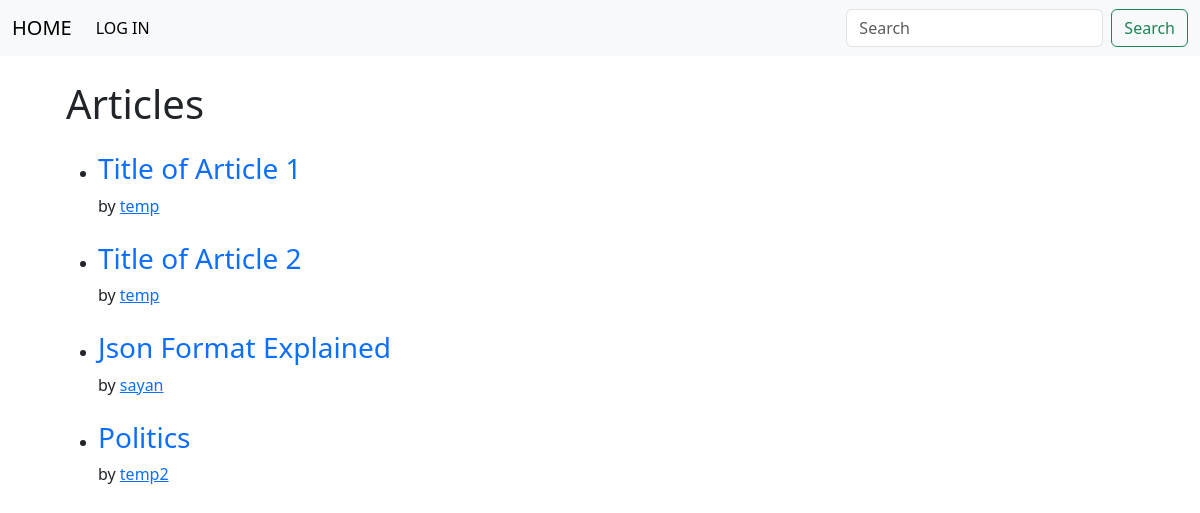
The page / on the database its author committed.
### articles/models.py (models this page shows)
class Article(models.Model):
    title = models.CharField(max_length=120)
    slug = models.SlugField(unique=True, blank=True, null=True)
    content = models.TextField()
    user = models.ForeignKey(User, blank=True, null=True, on_delete=models.SET_NULL)
    timestamp = models.DateTimeField(auto_now_add=True, verbose_name="Uploaded at")
    updated = models.DateTimeField(auto_now=True, verbose_name="Updated at")

### articles/views.py (the view)
# urls.py: path('', home_view, name='base'),
def home_view(request):
    article_objs = Article.objects.all()
    return render(request, 'home.html', context={'articles': article_objs})

### articles/templates/home.html (shortened to what this page needs)
{% extends 'base.html' %}
{% block content %}
    <h1 class="m-4">Articles</h1>
    {% for article in articles %}
        <ul>
            <li class="mt-4 ms-4"><h3><a href="{% url 'article_detail' article.slug %}" style="text-decoration: none;">{{article.title}}</a></h3></li>
            <p class="ms-4">by <a href="{% url 'posts_by_user' article.user %}">{{article.user}}</a></p>
        </ul>
    {% endfor %}
{% endblock content %}

### rows shown on the page
Article: title "Title of Article 1", user "temp"
Article: title "Title of Article 2", user "temp"
Article: title "Json Format Explained", user "sayan"
Article: title "Politics", user "temp2"
